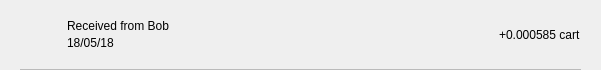
<?xml version="1.0" encoding="UTF-8"?>
<ui version="4.0">
 <class>TxRow</class>
 <widget class="QWidget" name="TxRow">
  <property name="geometry">
   <rect>
    <x>0</x>
    <y>0</y>
    <width>601</width>
    <height>70</height>
   </rect>
  </property>
  <property name="minimumSize">
   <size>
    <width>0</width>
    <height>40</height>
   </size>
  </property>
  <property name="windowTitle">
   <string>Form</string>
  </property>
  <layout class="QVBoxLayout" name="verticalLayout_3">
   <property name="spacing">
    <number>0</number>
   </property>
   <property name="leftMargin">
    <number>0</number>
   </property>
   <property name="topMargin">
    <number>0</number>
   </property>
   <property name="rightMargin">
    <number>0</number>
   </property>
   <property name="bottomMargin">
    <number>0</number>
   </property>
   <item>
    <widget class="QWidget" name="rowContainer" native="true">
     <layout class="QVBoxLayout" name="verticalLayout_2">
      <property name="spacing">
       <number>9</number>
      </property>
      <property name="leftMargin">
       <number>20</number>
      </property>
      <property name="topMargin">
       <number>9</number>
      </property>
      <property name="rightMargin">
       <number>20</number>
      </property>
      <property name="bottomMargin">
       <number>0</number>
      </property>
      <item>
       <widget class="QFrame" name="frame">
        <property name="styleSheet">
         <string notr="true">border:none;</string>
        </property>
        <property name="frameShape">
         <enum>QFrame::StyledPanel</enum>
        </property>
        <property name="frameShadow">
         <enum>QFrame::Raised</enum>
        </property>
        <layout class="QHBoxLayout" name="horizontalLayout" stretch="0,2,0">
         <property name="leftMargin">
          <number>0</number>
         </property>
         <property name="topMargin">
          <number>0</number>
         </property>
         <property name="rightMargin">
          <number>0</number>
         </property>
         <property name="bottomMargin">
          <number>0</number>
         </property>
         <item>
          <widget class="QPushButton" name="icon">
           <property name="focusPolicy">
            <enum>Qt::NoFocus</enum>
           </property>
           <property name="styleSheet">
            <string notr="true">border:none;</string>
           </property>
           <property name="text">
            <string/>
           </property>
           <property name="iconSize">
            <size>
             <width>28</width>
             <height>28</height>
            </size>
           </property>
          </widget>
         </item>
         <item>
          <layout class="QVBoxLayout" name="verticalLayout">
           <property name="spacing">
            <number>3</number>
           </property>
           <property name="leftMargin">
            <number>9</number>
           </property>
           <item>
            <widget class="QLabel" name="lblAddress">
             <property name="styleSheet">
              <string notr="true"/>
             </property>
             <property name="text">
              <string>Received from Bob</string>
             </property>
             <property name="alignment">
              <set>Qt::AlignBottom|Qt::AlignLeading|Qt::AlignLeft</set>
             </property>
            </widget>
           </item>
           <item>
            <widget class="QLabel" name="lblDate">
             <property name="styleSheet">
              <string notr="true"/>
             </property>
             <property name="text">
              <string>18/05/18</string>
             </property>
             <property name="alignment">
              <set>Qt::AlignLeading|Qt::AlignLeft|Qt::AlignTop</set>
             </property>
            </widget>
           </item>
          </layout>
         </item>
         <item>
          <widget class="QLabel" name="lblAmount">
           <property name="styleSheet">
            <string notr="true"/>
           </property>
           <property name="text">
            <string>+0.000585 cart</string>
           </property>
          </widget>
         </item>
        </layout>
       </widget>
      </item>
      <item>
       <widget class="QLabel" name="lblDivisory">
        <property name="minimumSize">
         <size>
          <width>0</width>
          <height>1</height>
         </size>
        </property>
        <property name="maximumSize">
         <size>
          <width>16777215</width>
          <height>1</height>
         </size>
        </property>
        <property name="styleSheet">
         <string notr="true">background-color:#bababa;</string>
        </property>
        <property name="text">
         <string/>
        </property>
        <property name="alignment">
         <set>Qt::AlignBottom|Qt::AlignLeading|Qt::AlignLeft</set>
        </property>
       </widget>
      </item>
     </layout>
    </widget>
   </item>
  </layout>
 </widget>
 <resources/>
 <connections/>
</ui>
